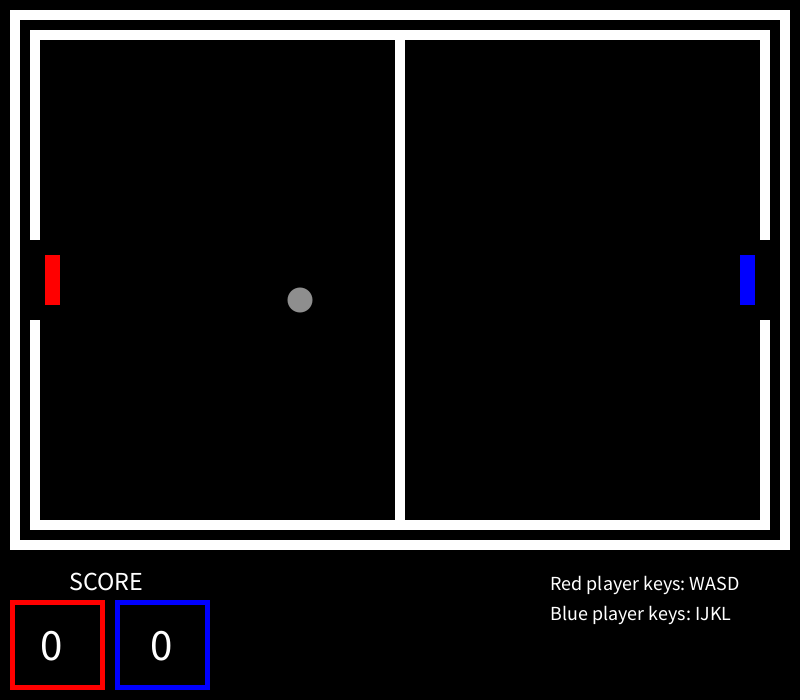
Frame 1 (no input)
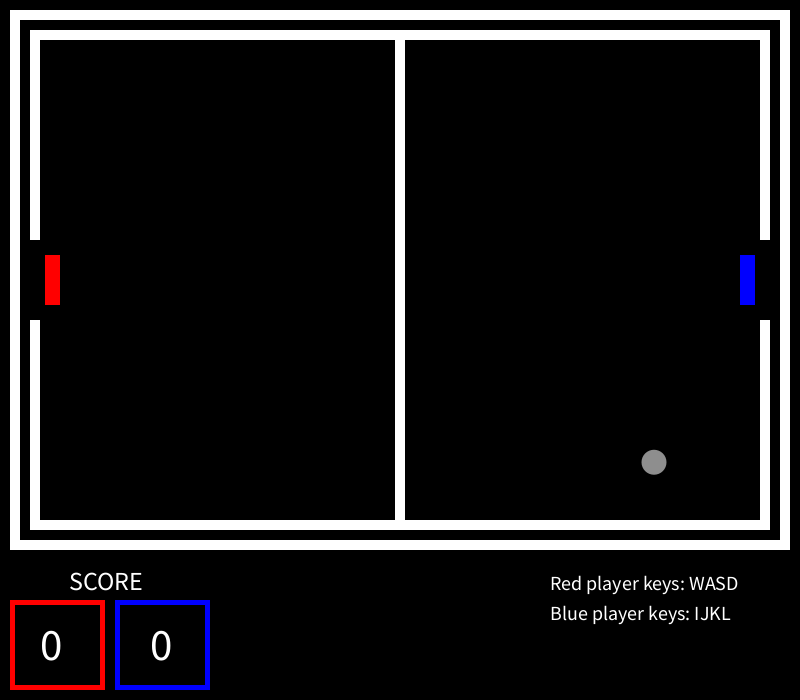
Frame 60 (the mouse pressed at the canvas centre just before this capture)
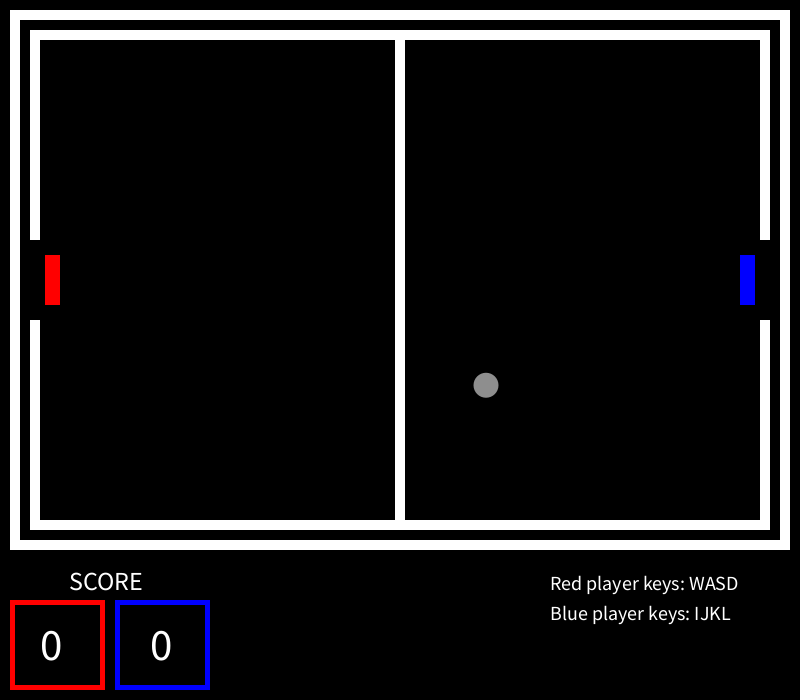
Frame 120 (the mouse held since frame 60 and released just before this capture)

The Processing sketch that drew these frames (run headless with seeded random() and noise(); from frame 60 on, the mouse is pressed at the canvas centre):

// Processing sketch: AirHockey
// ── AirHockey.pde
BackGround BG = new BackGround();
ScoreBoard SB = new ScoreBoard();
Puck p = new Puck();
Players pl = new Players();
int intRed = 0;
int intBlue = 0;
int redX = 45;
int redY = 255;
int blueX = 740;
int blueY = 255;
int speed = 6;
int x=400;
int y=250;
int move=1;
int yMove=1;
boolean redUp = false;
boolean redDown = false;
boolean redLeft = false;
boolean redRight = false;
boolean blueUp = false;
boolean blueDown = false;
boolean blueLeft = false;
boolean blueRight = false;

void setup() {
  background(0);
  size(800, 700);
}

void draw() {
  background(0);
  BG.Table();
  SB.Board();
  p.Circle();
  playerRed();
  playerBlue();
  move();
  p.BounceRed(redX, redY, 15, 50);
  p.BounceBlue(blueX, blueY, 15, 50);
  p.Move();
  p.scored(intRed, intBlue);
  //moveRed();
  //moveBlue();
  //moveBall
  if (move>0) {
    x+=5;
  } else {
    x-=5;
  }
  if (yMove>0) {
    // y+=5;
  } else {
    // y-=5;
  }
  if (y<=50||y>=500) {
    yMove*=-1;
  }
  if (x<=40||x>=745) {
    move*=-1;
  }
  if (x==745&&y>245&&y<325) {
  }
}

void keyPressed(){
  // Red movement
  if (key == 'W' || key == 'w') {
    redUp = true;
  } 
  if (key == 'A' || key == 'a') {
    redLeft = true;
  } 
  if (key == 'S' || key == 's') {
    redDown = true;
  } 
  if (key == 'D' || key == 'd') {
    redRight = true;
  }
  
  // Blue movement
  
  if (key == 'L' || key == 'l') {
    blueRight = true;
  } 
  if (key == 'J' || key == 'j') {
    blueLeft = true;
  } 
  if (key == 'I' || key == 'i') {
    blueUp = true;
  } 
  if (key == 'K' || key == 'k') {
    blueDown = true;
  }
}

void keyReleased(){
  // Red movement
  if (key == 'W' || key == 'w') {
    redUp = false;
  } 
  if (key == 'A' || key == 'a') {
    redLeft = false;
  } 
  if (key == 'S' || key == 's') {
    redDown = false;
  } 
  if (key == 'D' || key == 'd') {
    redRight = false;
  }
  
    // Blue movement
  
  if (key == 'L' || key == 'l') {
    blueRight = false;
  } 
  if (key == 'J' || key == 'j') {
    blueLeft = false;
  } 
  if (key == 'I' || key == 'i') {
    blueUp = false;
  } 
  if (key == 'K' || key == 'k') {
    blueDown = false;
  }
}

void move(){
  // Red movement
  if (redUp) {
    redY -= speed;
    bounds();
  } 
  if (redLeft) {
    redX -= speed;
    bounds();
  } 
  if (redDown) {
    redY += speed;
    bounds();
  } 
  if (redRight) {
    redX += speed;
    bounds();
  }
   
   // Blue movement
  if (blueUp) {
    blueY -= speed;
    bounds();
  } 
  if (blueLeft) {
    blueX -= speed;
    bounds();
  } 
  if (blueDown) {
    blueY += speed;
    bounds();
  } 
  if (blueRight) {
    blueX += speed;
    bounds();
  }
}

/*  Old movement code
void moveRed() {
  if (key == 'W' || key == 'w') {
    redY -= 6;
    bounds();
  } else if (key == 'A' || key == 'a') {
    redX -= 6;
    bounds();
  } else if (key == 'S' || key == 's') {
    redY += 6;
    bounds();
  } else if (key == 'D' || key == 'd') {
    redX += 6;
    bounds();
  }
}
void moveBlue() {
  if (key == 'L' || key == 'l') {
    blueX += 6;
    bounds();
  } else if (key == 'J' || key == 'j') {
    blueX += -6;
    bounds();
  } else if (key == 'I' || key == 'i') {
    blueY -= 6;
    bounds();
  } else if (key == 'K' || key == 'k') {
    blueY += 6;
    bounds();
  }
}
*/

public void bounds() {
  if (redX < 40) {
    redX = 40;
  }
  if (redX > 380) {
    redX = 380;
  }
  if (redY > 470) {
    redY = 470;
  }
  if (redY < 40) {
    redY = 40;
  }
  if (blueX > 745) {
    blueX = 745;
  }
  if (blueX < 405) {
    blueX = 405;
  }
  if (blueY > 470) {
    blueY = 470;
  }
  if (blueY < 40) {
    blueY = 40;
  }
}

public void playerRed() {
  fill(255, 0, 0);
  rect(redX, redY, 15, 50);
}
public void playerBlue() {
  fill(0, 0, 255);
  rect(blueX, blueY, 15, 50);
}

// ── BackGround.pde
public class BackGround{
  
  public BackGround(){
  }
  
  public void Table(){
    //Outside box 
    fill(255, 255, 255);
    noStroke();
    rect(10, 10, 10, 540);
    rect(10, 10, 780, 10);
    rect(10, 540, 780, 10);
    rect(780, 10, 10, 540);
    
    //Inside box
    rect(30, 30, 10, 210);
    rect(30, 320, 10, 210);
    rect(30, 30, 740, 10);
    rect(30, 520, 740, 10);
    rect(760, 30, 10, 210);
    rect(760, 320, 10, 210);
    
    //Middle line
    rect(395, 30, 10, 490);
    
    //Text instructions
    fill(255, 255, 255);
    textSize(20);
    text("Red player keys: WASD", 550, 590);
    text("Blue player keys: IJKL", 550, 620);
    
  }
}

// ── Players.pde
public class Players{
  
  //Global variables 
  int redX = 45;
  int redY = 255;
  int blueX = 740;
  int blueY = 255;
  
  public Players(){
  }
  
  public void playerRed(){
    fill(255, 0, 0);
    rect(redX, redY, 15, 50);
  }
 
  public void playerBlue(){
    fill(0, 0, 255);
    rect(blueX, blueY, 15, 50);
  }


}

// ── Puck.pde
public class Puck{
  float x = 300;
  float y = 300;
  int xspeed = 6;
  float yspeed = 2.75;
  int w = 25;
  int h = 25;
    
  public Puck(){
  }
  
  //Draws in puck 
  public void Circle(){
    fill(142, 142, 142);
    ellipse(x, y, w, h);
  }
  
  public void Move(){
    x += xspeed;
    y += yspeed;
    bounds();
    reset();
  }
  
  public void BounceRed(int rX, int rY, int rW, int rH){
    if (((x - w/2 > rX && x - w/2 < rX + rW) || (x + w/2 > rX && x + w/2 < rX + rW)) && (y > rY && y < rY + rH)) {
      xspeed *= -1;
    }
  }
  
  public void BounceBlue(int bX, int bY, int bW, int bH){
    
    if (((x + w/2 > bX && x + w/2 < bX + bW) || (x - w/2 > bX && x - w/2 < bX + bW)) && (y > bY && y < bY + bH)) {
      xspeed *= -1;
    }
    
  }
  
  void bounds(){
    if (y > 500){
      yspeed *= -1;
    }
    
    if (y < 50) {
      yspeed *= -1;
    }
    
    if (x > 745 && (y < 210 || ( y > 320 + w/2 && y < 530))) {
      xspeed *= -1;
      yspeed *= -1;
    }
    
    if (x < 40 + w/2 && (y < 210 || ( y > 320 + w/2 && y < 530))) {
      xspeed *= -1;
      yspeed *= -1;
    }
  }
  
  void reset(){
    if (x > 770 || x < 30){
      x = width/2;
      y = height/2;
    }
  }
  void scored(int redScore, int blueScore){
    textSize(45);
    fill(255,255,255);
    //text(redScore, 40, 660);
    //text(blueScore, 150, 660);
    if(x>770){
      redScore++;
    }
    if(x<30){
      redScore++;
    }
    text(redScore, 40, 660);
    text(blueScore, 150, 660);
  }
}

// ── ScoreBoard.pde
public class ScoreBoard{
  public ScoreBoard(){
  }
  public void Board(){
    //red score
    fill(255, 0, 0);
    rect(10, 600, 5, 90);
    rect(10, 600, 90, 5);
    rect(100, 600, 5, 90);
    rect(10, 685, 90, 5);
    //blue score
    fill(0, 0, 255);
    rect(115, 600, 5, 90);
    rect(115, 600, 90, 5);
    rect(205, 600, 5, 90);
    rect(115, 685, 90, 5);
    //word score
    fill(255, 255, 255);
    textSize(26);
    text("SCORE", 69, 590);
    
  }
  
}
